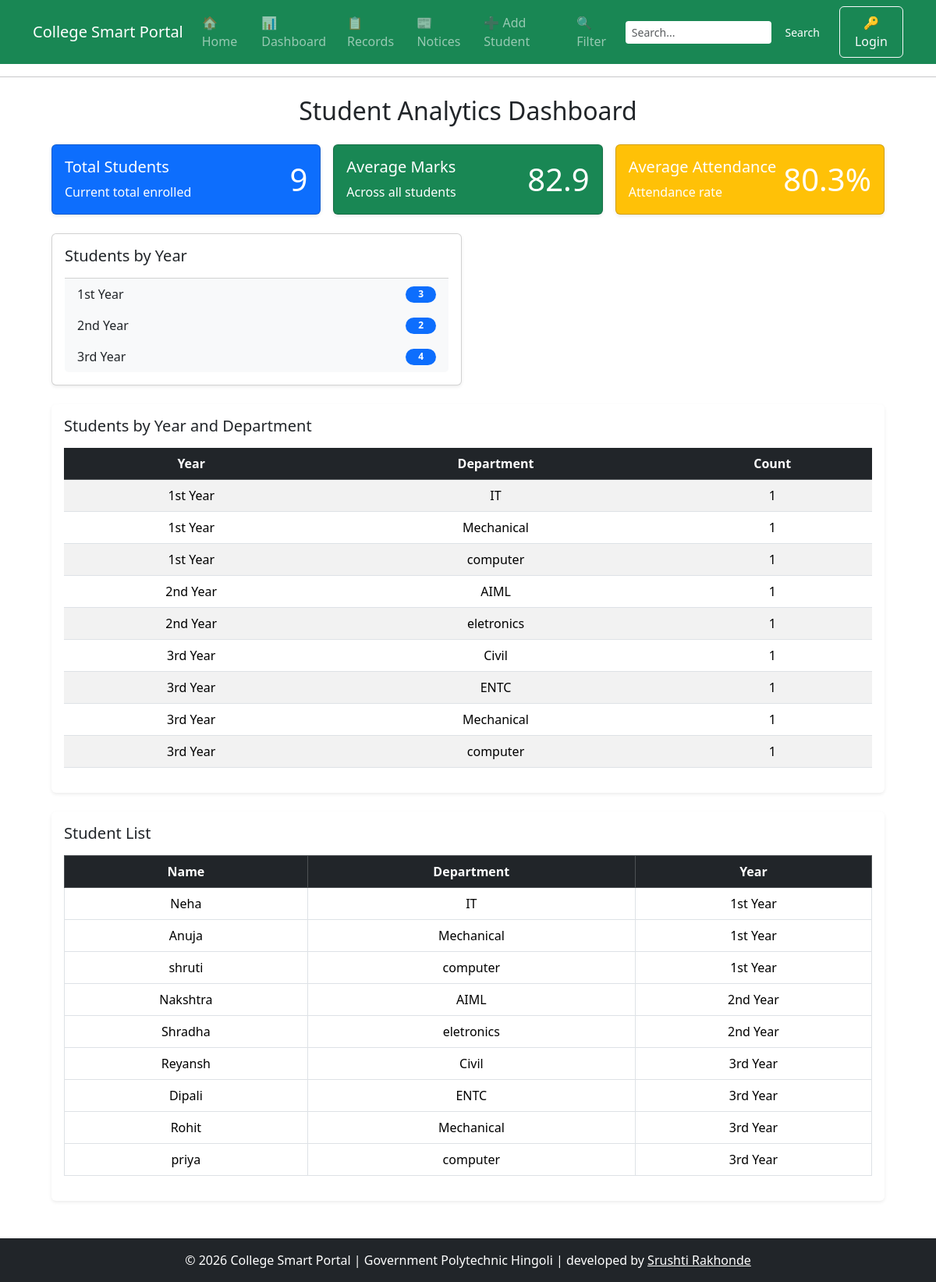
/dashboard, run on the app's committed database.
### tables this page shows
CREATE TABLE students (
                    id INTEGER PRIMARY KEY AUTOINCREMENT,
                    name TEXT NOT NULL,
                    roll_no INTEGER NOT NULL,
                    marks INTEGER NOT NULL,
                    branch TEXT NOT NULL,
                    attendance INTEGER DEFAULT 0
                 , photo TEXT DEFAULT 'default.png', year TEXT DEFAULT '1st Year');

### project_flask.py (the view)
@app.route('/dashboard')
def dashboard():
    conn = get_db()
    total_students = conn.execute("SELECT COUNT(*) AS total FROM students").fetchone()[0]
    avg_marks_row = conn.execute("SELECT AVG(marks) AS avg_marks FROM students").fetchone()
    average_marks = round(avg_marks_row[0],1) if avg_marks_row and avg_marks_row[0] is not None else 0
    avg_att_row = conn.execute("SELECT AVG(attendance) AS avg_att FROM students").fetchone()
    average_attendance = round(avg_att_row[0],1) if avg_att_row and avg_att_row[0] is not None else 0
    year_counts = conn.execute("""
        SELECT year, COUNT(*) AS count
        FROM students
        GROUP BY year
        ORDER BY year
    """).fetchall()
    branch_counts = conn.execute("""
        SELECT branch AS branch_name, COUNT(*) AS count, GROUP_CONCAT(name, ', ') AS names
        FROM students
        GROUP BY branch
        ORDER BY branch
    """).fetchall()
    year_branch_counts = conn.execute("""
        SELECT year, branch, COUNT(*) AS count
        FROM students
        GROUP BY year, branch
        ORDER BY year, branch
    """).fetchall()
    students = conn.execute("SELECT name, branch, year FROM students ORDER BY year, branch, name").fetchall()
    conn.close()
    return render_template('dashboard.html',
                           total_students=total_students,
                           average_marks=average_marks,
                           average_attendance=average_attendance,
                           year_counts=year_counts,
                           branch_counts=branch_counts,
                           year_branch_counts=year_branch_counts,
                           students=students)

### database.py (called while the page is built)
def get_db():
    conn = sqlite3.connect(DB_PATH)
    conn.row_factory = sqlite3.Row
    return conn

### templates/dashboard.html
{% extends "base.html" %}
{% block content %}
<div class="container mt-4">
    <h2 class="text-center mb-4">Student Analytics Dashboard</h2>
    <div class="row g-3 mb-4">
        <div class="col-12 col-md-4">
            <div class="card text-white bg-primary shadow-sm p-3">
                <div class="d-flex justify-content-between align-items-center">
                    <div>
                        <h5>Total Students</h5>
                        <p class="mb-0">Current total enrolled</p>
                    </div>
                    <span class="display-6">{{ total_students }}</span>
                </div>
            </div>
        </div>
        <div class="col-12 col-md-4">
            <div class="card text-white bg-success shadow-sm p-3">
                <div class="d-flex justify-content-between align-items-center">
                    <div>
                        <h5>Average Marks</h5>
                        <p class="mb-0">Across all students</p>
                    </div>
                    <span class="display-6">{{ average_marks }}</span>
                </div>
            </div>
        </div>
        <div class="col-12 col-md-4">
            <div class="card text-white bg-warning shadow-sm p-3">
                <div class="d-flex justify-content-between align-items-center">
                    <div>
                        <h5>Average Attendance</h5>
                        <p class="mb-0">Attendance rate</p>
                    </div>
                    <span class="display-6">{{ average_attendance }}%</span>
                </div>
            </div>
        </div>
    </div>
    <div class="row g-3 mb-4">
        <div class="col-12 col-md-6">
            <div class="card shadow-sm p-3">
                <h5 class="mb-3">Students by Year</h5>
                <ul class="list-group list-group-flush">
                    {% for row in year_counts %}
                    <li class="list-group-item d-flex justify-content-between align-items-center bg-light border-0">
                        <span>{{ row['year'] }}</span>
                        <span class="badge bg-primary rounded-pill px-3">{{ row['count'] }}</span>
                    </li>
                    {% endfor %}
                </ul>
            </div>
        </div>
    </div>
    <div class="card shadow-sm p-3 border-0 mb-4">
        <h5 class="mb-3">Students by Year and Department</h5>
        <div class="table-responsive">
            <table class="table table-striped table-hover align-middle text-center">
                <thead class="table-dark">
                    <tr>
                        <th>Year</th>
                        <th>Department</th>
                        <th>Count</th>
                    </tr>
                </thead>
                <tbody>
                    {% for row in year_branch_counts %}
                    <tr>
                        <td>{{ row['year'] }}</td>
                        <td>{{ row['branch'] }}</td>
                        <td>{{ row['count'] }}</td>
                    </tr>
                    {% endfor %}
                </tbody>
            </table>
        </div>
    </div>
    <div class="card shadow-sm p-3 border-0">
        <h5 class="mb-3">Student List</h5>
        <div class="table-responsive">
            <table class="table table-bordered table-hover align-middle text-center">
                <thead class="table-dark">
                    <tr>
                        <th>Name</th>
                        <th>Department</th>
                        <th>Year</th>
                    </tr>
                </thead>
                <tbody>
                    {% for student in students %}
                    <tr>
                        <td>{{ student['name'] }}</td>
                        <td>{{ student['branch'] }}</td>
                        <td>{{ student['year'] }}</td>
                    </tr>
                    {% endfor %}
                </tbody>
            </table>
        </div>
    </div>
</div>
{% endblock %}

### data on the page
students: year "1st Year", branch "Mechanical", count "1", name "Anuja"
students: year "1st Year", branch "computer", count "1", name "shruti"
students: year "2nd Year", branch "AIML", count "1", name "Nakshtra"
students: year "2nd Year", branch "eletronics", count "1", name "Shradha"
students: year "3rd Year", branch "Civil", count "1", name "Reyansh"
students: year "3rd Year", branch "ENTC", count "1", name "Dipali"
students: year "3rd Year", branch "Mechanical", count "1", name "Rohit"
students: year "3rd Year", branch "computer", count "1", name "priya"
students: name "Neha", branch "IT", year "1st Year"

### other printed values
{{ total_students }} "9"
{{ average_marks }} "82.9"
{{ average_attendance }} "80.3"
{{ row['year'] }} "1st Year" "2nd Year" "3rd Year"
{{ row['count'] }} "3" "2" "4"
{{ row['year'] }} "1st Year"
{{ row['branch'] }} "IT"
{{ row['count'] }} "1"
